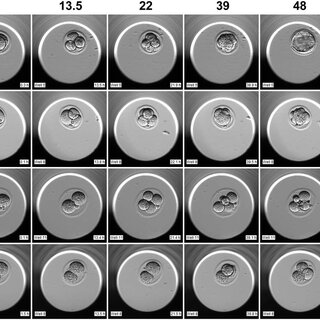
#> input picture THUCHANH/bai6/bai2_s/uida.jpg, 320 x 320 px, found by its file name
$ python hja.py
#> lines starting #> are read from the running program, lines starting #| are printed output that depends on the picture; after the words box and inside, x2 and y2 are one past the last pixel; in counts of white or black regions, pixels touching at a corner belong together
import cv2
import numpy as np

# Đọc ảnh từ đường dẫn
image_path = 'D:/TGMT/bai6/bai2_s/uida.jpg'  # Đường dẫn ảnh của bạn
img = cv2.imread(image_path)
#> img is the input picture: shape (320, 320, 3); min 0, max 255, mean 129.9

# Bước 1: Hiển thị ảnh gốc
cv2.imshow("Original Image", img)

# Chuyển ảnh sang mức xám
gray = cv2.cvtColor(img, cv2.COLOR_BGR2GRAY)

# Bước 2: Hiển thị ảnh xám
cv2.imshow("Gray Image", gray)

# Làm mịn ảnh với Gaussian Blur
gray_blurred = cv2.GaussianBlur(gray, (9, 9), 2)
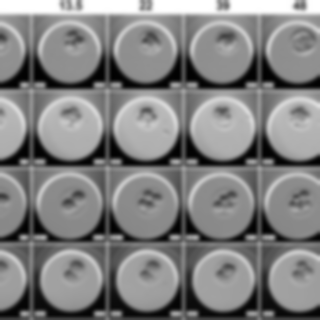
#> gray_blurred: shape (320, 320); min 1, max 255, mean 129.6

# Bước 3: Hiển thị ảnh sau khi làm mịn
cv2.imshow("Blurred Image", gray_blurred)

# Phát hiện hình tròn với các tham số điều chỉnh
circles = cv2.HoughCircles(
    gray_blurred,
    cv2.HOUGH_GRADIENT,
    dp=1,            # Độ phân giải của ảnh
    minDist=30,           # Khoảng cách tối thiểu giữa các hình tròn
    param1=50,            # Ngưỡng cho thuật toán Canny
    param2=50,            # Ngưỡng phát hiện hình tròn
    minRadius=15,         # Bán kính tối thiểu của hình tròn
    maxRadius=80          # Bán kính tối đa của hình tròn
)
#> circles = 16 rows, first 8: [145.5, 51.5, 31.3], [222.5, 127.5, 32.1], [69.5, 51.5, 31.1], [221.5, 51.5, 31.1], [69.5, 205.5, 33.3], [145.5, 205.5, 33.2], [221.5, 205.5, 33.5], [70.5, 279.5, 30.7]

# Tạo ảnh nhị phân chỉ chứa các hình tròn
binary_circles = np.zeros_like(gray)

# Vẽ các hình tròn lên ảnh nhị phân và ảnh có viền
if circles is not None:
    circles = np.uint16(np.around(circles))
#> circles = 16 rows, first 8: [146, 52, 31], [222, 128, 32], [70, 52, 31], [222, 52, 31], [70, 206, 33], [146, 206, 33], [222, 206, 34], [70, 280, 31]
    for i in circles[0, :]:
        # Vẽ hình tròn màu trắng lên ảnh nhị phân
        cv2.circle(binary_circles, (i[0], i[1]), i[2], 255, -1)  # Vùng bên trong vòng tròn là 255 (trắng)

        # Vẽ viền lên ảnh gốc và đánh dấu tâm
        cv2.circle(img, (i[0], i[1]), i[2], (0, 255, 0), 2)      # Vẽ viền màu xanh lá
        cv2.circle(img, (i[0], i[1]), 2, (0, 0, 255), 3)         # Đánh dấu tâm màu đỏ
#> this loop made 16 passes
#> i on passes 1 to 12: [146, 52, 31], [222, 128, 32], [70, 52, 31], [222, 52, 31], [70, 206, 33], [146, 206, 33], [222, 206, 34], [70, 280, 31], [224, 280, 31], [146, 280, 31], [70, 128, 32], [144, 128, 32]
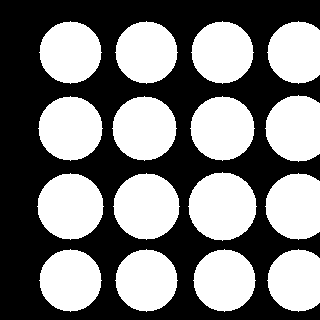
#> binary_circles: shape (320, 320); 48.4% white; 16 white regions, largest, box (x1, y1, x2, y2) and area: (188, 172, 257, 241) 3625, (37, 173, 104, 240) 3409, (113, 173, 180, 240) 3409
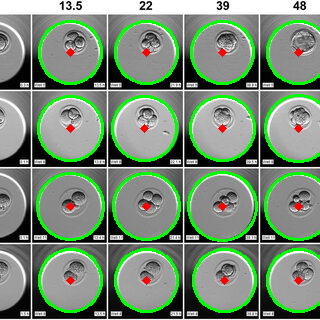
#> img: shape (320, 320, 3); 9.52% of pixels changed, all inside (x1, y1, x2, y2) = (36, 20, 320, 313)

# Bước 4: Hiển thị ảnh nhị phân chứa hình tròn
cv2.imshow("Binary Circles", binary_circles)

# Bước 5: Hiển thị ảnh cuối cùng với các vòng tròn đã phát hiện
cv2.imshow("Detected Circles with Borders", img)

# Giữ tất cả các cửa sổ cho đến khi nhấn phím bất kỳ
cv2.waitKey(0)
cv2.destroyAllWindows()
